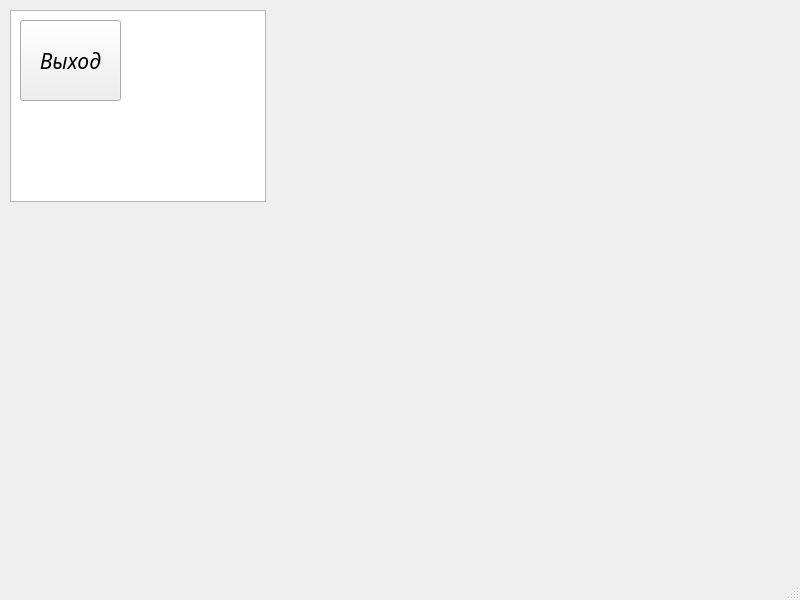
<?xml version="1.0" encoding="UTF-8"?>
<ui version="4.0">
 <class>MainWindow</class>
 <widget class="QMainWindow" name="MainWindow">
  <property name="geometry">
   <rect>
    <x>0</x>
    <y>0</y>
    <width>800</width>
    <height>600</height>
   </rect>
  </property>
  <property name="windowTitle">
   <string>MainWindow</string>
  </property>
  <widget class="QWidget" name="centralwidget">
   <widget class="QGraphicsView" name="graphicsView">
    <property name="geometry">
     <rect>
      <x>10</x>
      <y>10</y>
      <width>256</width>
      <height>192</height>
     </rect>
    </property>
   </widget>
   <widget class="QPushButton" name="pushButton">
    <property name="geometry">
     <rect>
      <x>20</x>
      <y>20</y>
      <width>101</width>
      <height>81</height>
     </rect>
    </property>
    <property name="font">
     <font>
      <family>OpenSymbol</family>
      <pointsize>16</pointsize>
      <italic>true</italic>
     </font>
    </property>
    <property name="styleSheet">
     <string notr="true"/>
    </property>
    <property name="text">
     <string>Выход</string>
    </property>
   </widget>
  </widget>
  <widget class="QMenuBar" name="menubar">
   <property name="geometry">
    <rect>
     <x>0</x>
     <y>0</y>
     <width>800</width>
     <height>26</height>
    </rect>
   </property>
  </widget>
  <widget class="QStatusBar" name="statusbar"/>
 </widget>
 <resources/>
 <connections/>
</ui>
